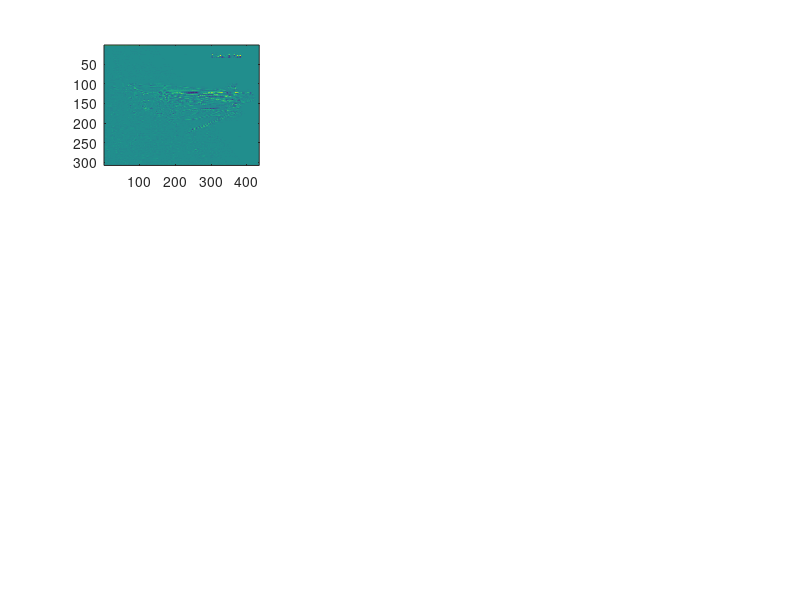

MATLAB code for this plot: (Note: this script raises an error after producing the figure.)
clear all; 
close all; 
clc;

load('ip2_images'); 

wa = [-1,-1,-1;2,2,2;-1,-1,-1]; % filter (a
wb = [-1,-1,2;-1,2,-1;2,-1,-1]; % filter (b
wc = [-1,2,-1;-1,2,-1;-1,2,-1]; % filter (c
wd = [2,-1,-1;-1,2,-1;-1,-1,2]; % filter (d

y_a=conv2(ghopper,wa);
y_a=round(y_a);
subplot(3,3,1);
imagesc(y_a);
colormap('gray(256)');
title('The Image Ghopper in Edge Detection A'), 
xlabel('The X Pixel of Graph'), 
ylabel('The Y Pixel of Graph'),

y_b=conv2(ghopper,wb);
y_b=round(y_b);
subplot(3,3,2);
imagesc(y_b);
colormap('gray(256)');
title('The Image Ghopper in Edge Detection B'), 
xlabel('The X Pixel of Graph'), 
ylabel('The Y Pixel of Graph'),

y_c=conv2(ghopper,wc);
y_c=round(y_c);
subplot(3,3,3);
imagesc(y_c);
colormap('gray(256)');
title('The Image Ghopper in Edge Detection C'), 
xlabel('The X Pixel of Graph'), 
ylabel('The Y Pixel of Graph'),





y_a=conv2(ghopper,wd);
y_a=round(y_a);
subplot(3,3,4);
imagesc(y_a);
colormap('gray(256)');
title('The Image Ghopper in Edge Detection D'), 
xlabel('The X Pixel of Graph'), 
ylabel('The Y Pixel of Graph'),

subplot(3,3,5);
imagesc(ghopper);
title('The Image Ghopper'), 
xlabel('The X Pixel of Graph'), 
ylabel('The Y Pixel of Graph'),
